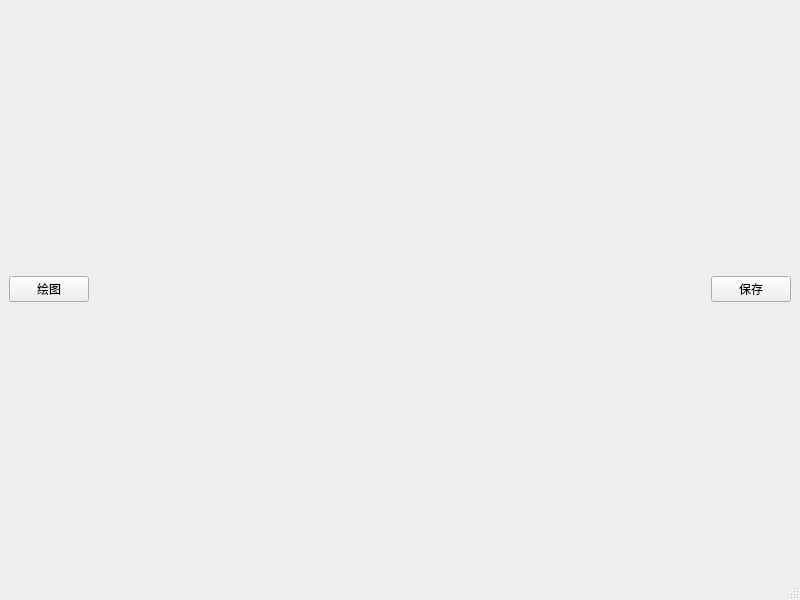
<?xml version="1.0" encoding="UTF-8"?>
<ui version="4.0">
 <class>MainWindow</class>
 <widget class="QMainWindow" name="MainWindow">
  <property name="geometry">
   <rect>
    <x>0</x>
    <y>0</y>
    <width>800</width>
    <height>600</height>
   </rect>
  </property>
  <property name="windowTitle">
   <string>MainWindow</string>
  </property>
  <widget class="QWidget" name="centralwidget">
   <layout class="QVBoxLayout" name="verticalLayout_3">
    <item>
     <layout class="QVBoxLayout" name="verticalLayout_2" stretch="1,0">
      <item>
       <layout class="QVBoxLayout" name="verticalLayout"/>
      </item>
      <item>
       <layout class="QGridLayout" name="gridLayout">
        <item row="0" column="0">
         <widget class="QPushButton" name="pushButton">
          <property name="text">
           <string>绘图</string>
          </property>
         </widget>
        </item>
        <item row="0" column="1">
         <spacer name="horizontalSpacer">
          <property name="orientation">
           <enum>Qt::Horizontal</enum>
          </property>
          <property name="sizeHint" stdset="0">
           <size>
            <width>40</width>
            <height>20</height>
           </size>
          </property>
         </spacer>
        </item>
        <item row="0" column="2">
         <widget class="QPushButton" name="pushButton_2">
          <property name="text">
           <string>保存</string>
          </property>
         </widget>
        </item>
       </layout>
      </item>
     </layout>
    </item>
   </layout>
  </widget>
  <widget class="QMenuBar" name="menubar">
   <property name="geometry">
    <rect>
     <x>0</x>
     <y>0</y>
     <width>800</width>
     <height>26</height>
    </rect>
   </property>
  </widget>
  <widget class="QStatusBar" name="statusbar"/>
 </widget>
 <resources/>
 <connections/>
</ui>
